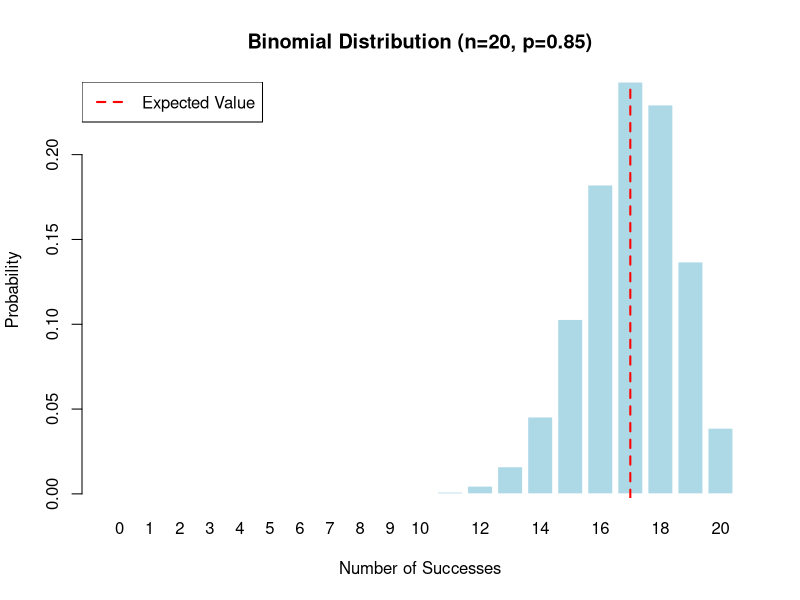
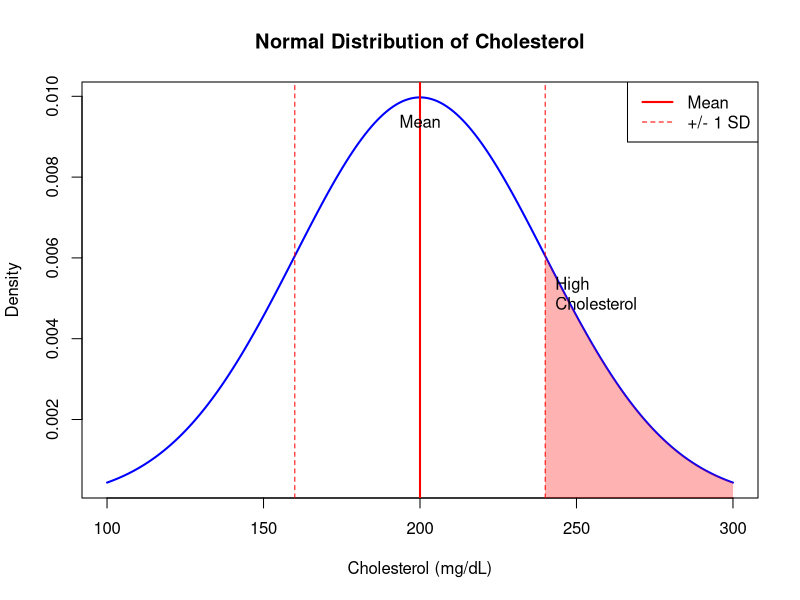
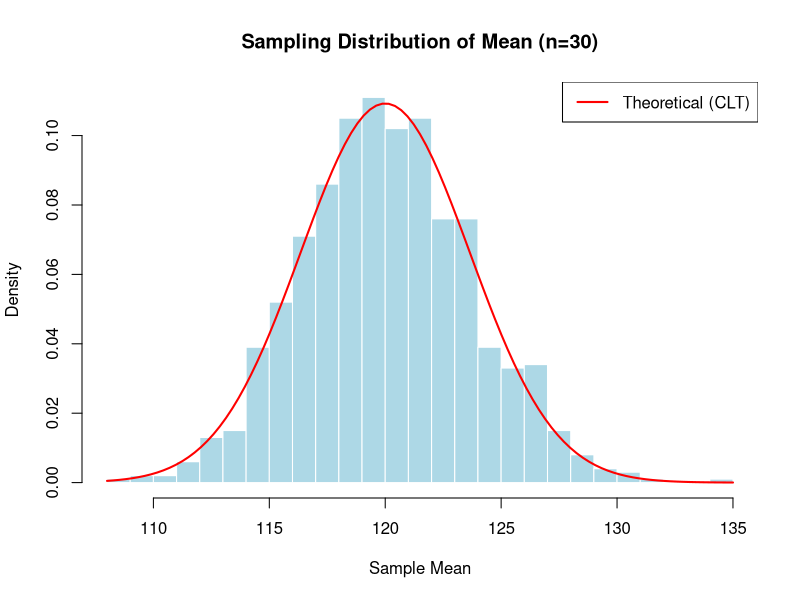
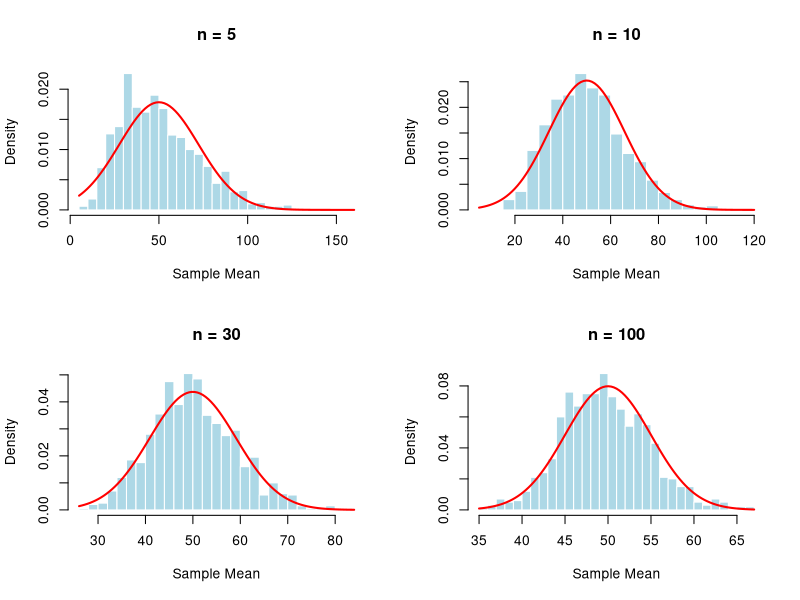
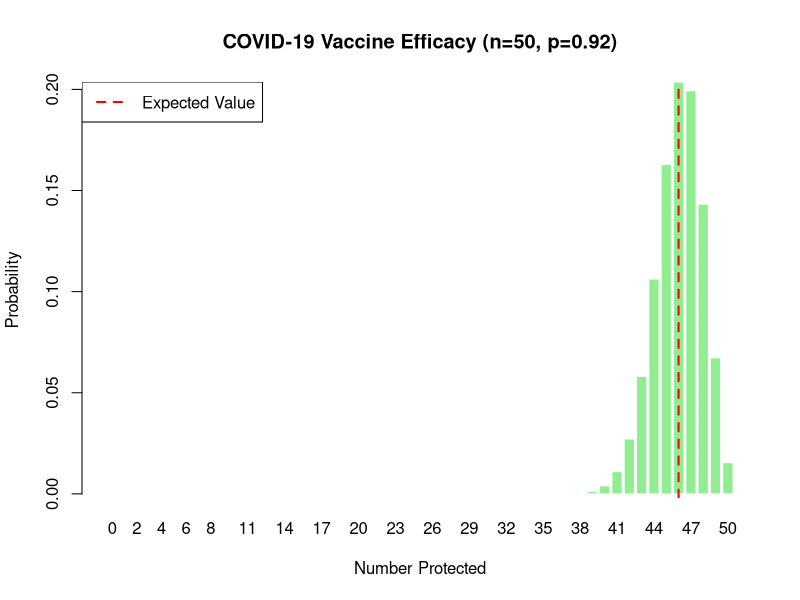
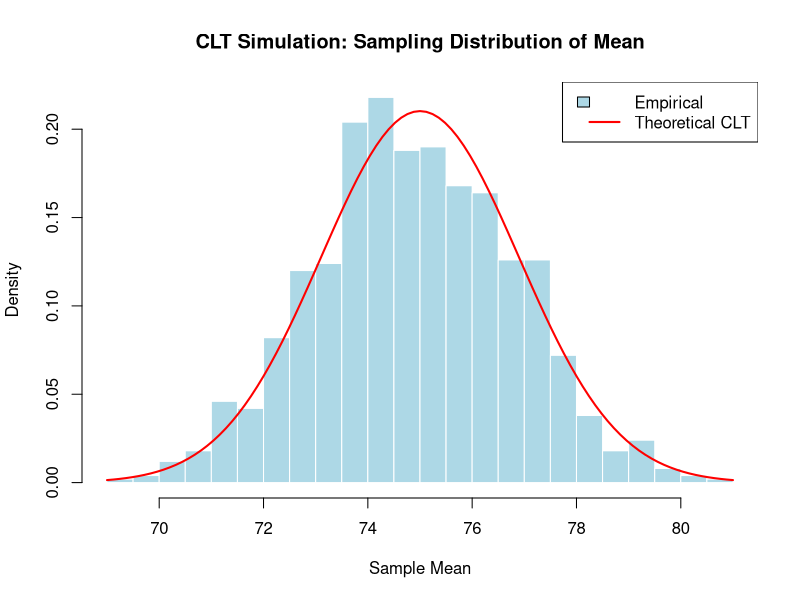

Write the R code that produced these figures, in order.
# =============================================================================
# H524 Introduction to Biostatistics
# Week 3 Lab: Probability Distributions and Sampling
# Fall 2025
# =============================================================================

# This R script contains complete solutions for all Week 3 lab exercises
# Topics: Binomial, Normal, Sampling Distributions, CLT, Confidence Intervals

# Clear workspace
rm(list = ls())

# Set working directory (adjust as needed)
# setwd("~/H524/Week3")

cat("Week 3 Lab: Probability Distributions and Sampling\n")
cat("==================================================\n\n")

# =============================================================================
# PART 1: BINOMIAL DISTRIBUTION
# =============================================================================

cat("PART 1: BINOMIAL DISTRIBUTION\n")
cat("==============================\n\n")

# -----------------------------------------------------------------------------
# Exercise 1.1: Basic Binomial Calculations
# -----------------------------------------------------------------------------
cat("Exercise 1.1: Vaccine Efficacy (n=20, p=0.85)\n")
cat("----------------------------------------------\n")

# Binomial distribution: n=20, p=0.85
n <- 20
p <- 0.85

# Probability of exactly 17 protected
prob_17 <- dbinom(17, size=n, prob=p)
cat("P(X = 17):", round(prob_17, 4), "\n")

# Probability of 17 or fewer protected
prob_at_most_17 <- pbinom(17, n, p)
cat("P(X <= 17):", round(prob_at_most_17, 4), "\n")

# Probability of at least 18 protected
prob_at_least_18 <- pbinom(17, n, p, lower.tail=FALSE)
# OR: 1 - pbinom(17, n, p)
cat("P(X >= 18):", round(prob_at_least_18, 4), "\n")

# Expected value and standard deviation
expected <- n * p
std_dev <- sqrt(n * p * (1 - p))
cat("\nExpected value:", expected, "\n")
cat("Standard deviation:", round(std_dev, 3), "\n\n")

# Try it yourself: p = 0.90
cat("With p = 0.90:\n")
p <- 0.90
prob_17 <- dbinom(17, size=n, prob=p)
prob_at_most_17 <- pbinom(17, n, p)
prob_at_least_18 <- pbinom(17, n, p, lower.tail=FALSE)
expected <- n * p
std_dev <- sqrt(n * p * (1 - p))

cat("P(X = 17):", round(prob_17, 4), "\n")
cat("P(X <= 17):", round(prob_at_most_17, 4), "\n")
cat("P(X >= 18):", round(prob_at_least_18, 4), "\n")
cat("Expected value:", expected, "\n")
cat("Standard deviation:", round(std_dev, 3), "\n\n")

# -----------------------------------------------------------------------------
# Exercise 1.2: Visualizing the Binomial Distribution
# -----------------------------------------------------------------------------
cat("Exercise 1.2: Binomial Visualization\n")
cat("------------------------------------\n")

# Create a visualization of the binomial distribution
n <- 20
p <- 0.85

# Create vector of possible values
x_values <- 0:n

# Calculate probabilities for each value
probabilities <- dbinom(x_values, n, p)

# Create barplot
bp <- barplot(probabilities,
        names.arg = x_values,
        main = "Binomial Distribution (n=20, p=0.85)",
        xlab = "Number of Successes",
        ylab = "Probability",
        col = "lightblue",
        border = "white")

# Add vertical line at expected value
abline(v = bp[which(x_values == n*p)], col = "red", lwd = 2, lty = 2)

# Add legend
legend("topleft",
       legend = "Expected Value",
       col = "red",
       lty = 2,
       lwd = 2)

cat("The distribution is slightly left-skewed because p is high (0.85)\n")
cat("Most values are concentrated near the expected value of 17\n\n")

# -----------------------------------------------------------------------------
# Exercise 1.3: Binomial Scenarios
# -----------------------------------------------------------------------------
cat("Exercise 1.3: Antibiotic Scenario (n=15, p=0.75)\n")
cat("------------------------------------------------\n")

# Antibiotic treatment: 75% success rate, treat 15 patients
antibiotic_prob <- dbinom(12, size=15, prob=0.75)
cat("P(exactly 12 successes):", round(antibiotic_prob, 4), "\n")

# At least 10 successes
at_least_10 <- sum(dbinom(10:15, size=15, prob=0.75))
# OR: pbinom(9, 15, 0.75, lower.tail=FALSE)
at_least_10_alt <- pbinom(9, 15, 0.75, lower.tail=FALSE)
cat("P(at least 10 successes):", round(at_least_10, 4), "\n")
cat("Alternative calculation:", round(at_least_10_alt, 4), "\n\n")

# Practice: Clinical trial (n=25, p=0.70)
cat("Practice: Clinical Trial (n=25, p=0.70)\n")
cat("----------------------------------------\n")

n_trial <- 25
p_trial <- 0.70

# a) P(exactly 18 successes)
prob_18 <- dbinom(18, size=n_trial, prob=p_trial)
cat("a) P(exactly 18 successes):", round(prob_18, 4), "\n")

# b) P(fewer than 15 successes)
prob_fewer_15 <- pbinom(14, n_trial, p_trial)
cat("b) P(fewer than 15 successes):", round(prob_fewer_15, 4), "\n")

# c) P(between 15 and 20 successes, inclusive)
prob_between <- sum(dbinom(15:20, n_trial, p_trial))
# OR: pbinom(20, n_trial, p_trial) - pbinom(14, n_trial, p_trial)
prob_between_alt <- pbinom(20, n_trial, p_trial) - pbinom(14, n_trial, p_trial)
cat("c) P(between 15 and 20, inclusive):", round(prob_between, 4), "\n")
cat("   Alternative calculation:", round(prob_between_alt, 4), "\n\n")

# =============================================================================
# PART 2: NORMAL DISTRIBUTION
# =============================================================================

cat("\n\nPART 2: NORMAL DISTRIBUTION\n")
cat("============================\n\n")

# -----------------------------------------------------------------------------
# Exercise 2.1: Basic Normal Calculations
# -----------------------------------------------------------------------------
cat("Exercise 2.1: Cholesterol Levels (mu=200, sigma=40)\n")
cat("----------------------------------------------------\n")

# Normal distribution parameters
mu <- 200      # mean
sigma <- 40    # standard deviation

# Probability that cholesterol < 240
prob_below_240 <- pnorm(240, mean=mu, sd=sigma)
cat("P(X < 240):", round(prob_below_240, 4), "\n")

# Probability that cholesterol > 240
prob_above_240 <- pnorm(240, mu, sigma, lower.tail=FALSE)
# OR: 1 - pnorm(240, mu, sigma)
cat("P(X > 240):", round(prob_above_240, 4), "\n")

# Probability between 180 and 220
prob_between <- pnorm(220, mu, sigma) - pnorm(180, mu, sigma)
cat("P(180 < X < 220):", round(prob_between, 4), "\n")

cat("\nAnswer: About", round(prob_above_240*100, 1), "% have high cholesterol (>240)\n\n")

# -----------------------------------------------------------------------------
# Exercise 2.2: Finding Percentiles
# -----------------------------------------------------------------------------
cat("Exercise 2.2: Cholesterol Percentiles\n")
cat("--------------------------------------\n")

# Find the 90th percentile of cholesterol
percentile_90 <- qnorm(0.90, mean=mu, sd=sigma)
cat("90th percentile:", round(percentile_90, 1), "mg/dL\n")

# Find the 25th, 50th (median), and 75th percentiles
quartiles <- qnorm(c(0.25, 0.50, 0.75), mu, sigma)
names(quartiles) <- c("Q1", "Median", "Q3")
print(round(quartiles, 1))

# Verify: what proportion is below the 90th percentile?
check <- pnorm(percentile_90, mu, sigma)
cat("\nVerification:", round(check, 2), "\n\n")

# Try it yourself
cat("Try it yourself:\n")
percentile_10 <- qnorm(0.10, mu, sigma)
percentile_95 <- qnorm(0.95, mu, sigma)
cat("10th percentile (bottom 10%):", round(percentile_10, 1), "mg/dL\n")
cat("95th percentile (top 5%):", round(percentile_95, 1), "mg/dL\n\n")

# -----------------------------------------------------------------------------
# Exercise 2.3: Standardization (Z-scores)
# -----------------------------------------------------------------------------
cat("Exercise 2.3: Z-scores and Standardization\n")
cat("------------------------------------------\n")

# Convert a cholesterol value to a Z-score
chol_value <- 260   # mg/dL

# Calculate Z-score manually
z_score <- (chol_value - mu) / sigma
cat("Z-score for", chol_value, "mg/dL:", round(z_score, 2), "\n")

# Interpretation
cat("This value is", round(z_score, 2),
    "standard deviations above the mean\n")

# Use the standard normal to find probability
prob <- pnorm(z_score)
cat("Proportion below", chol_value, ":", round(prob, 4), "\n")

# Alternative: use original scale directly
prob_direct <- pnorm(chol_value, mu, sigma)
cat("Direct calculation:", round(prob_direct, 4), "\n\n")

# R also has a scale() function for vectors
cholesterol_data <- c(180, 220, 195, 240, 175, 210)
z_scores <- scale(cholesterol_data, center=mu, scale=sigma)
cat("Z-scores for data vector:\n")
print(round(z_scores, 2))

# Question: If Z = 1.5, what is cholesterol?
z_given <- 1.5
chol_from_z <- mu + z_given * sigma
cat("\nIf Z-score = 1.5, then cholesterol =", chol_from_z, "mg/dL\n\n")

# -----------------------------------------------------------------------------
# Exercise 2.4: Visualizing the Normal Distribution
# -----------------------------------------------------------------------------
cat("Exercise 2.4: Normal Distribution Visualization\n")
cat("-----------------------------------------------\n")

# Create a normal distribution plot
x <- seq(100, 300, length=200)
y <- dnorm(x, mean=mu, sd=sigma)

plot(x, y, type="l", lwd=2, col="blue",
     main="Normal Distribution of Cholesterol",
     xlab="Cholesterol (mg/dL)",
     ylab="Density")

# Add vertical lines for mean and +/- 1 SD
abline(v=mu, col="red", lwd=2, lty=1)
abline(v=c(mu-sigma, mu+sigma), col="red", lwd=1, lty=2)

# Shade region above 240
x_high <- seq(240, 300, length=100)
y_high <- dnorm(x_high, mu, sigma)
polygon(c(240, x_high, 300), c(0, y_high, 0),
        col=rgb(1,0,0,0.3), border=NA)

# Add text
text(mu, max(y)*0.9, "Mean", pos=3)
text(240, max(y)*0.5, "High\nCholesterol", pos=4)

# Add legend
legend("topright",
       legend=c("Mean", "+/- 1 SD"),
       col="red",
       lty=c(1,2),
       lwd=c(2,1))

cat("Visualization complete!\n\n")

# =============================================================================
# PART 3: SAMPLING DISTRIBUTIONS AND CENTRAL LIMIT THEOREM
# =============================================================================

cat("\n\nPART 3: SAMPLING DISTRIBUTIONS AND CLT\n")
cat("========================================\n\n")

# -----------------------------------------------------------------------------
# Exercise 3.1: Understanding Standard Error
# -----------------------------------------------------------------------------
cat("Exercise 3.1: Standard Error for Different Sample Sizes\n")
cat("--------------------------------------------------------\n")

# Population parameters
pop_mean <- 120        # mean blood pressure
pop_sd <- 20           # population SD

# Calculate standard error for different sample sizes
sample_sizes <- c(5, 10, 25, 50, 100)

cat("Sample Size\tStandard Error\n")
cat("-------------------------------\n")
for (n in sample_sizes) {
  se <- pop_sd / sqrt(n)
  cat("n =", n, "\t\t SE =", round(se, 2), "\n")
}

cat("\nNotice: SE decreases as n increases!\n")
cat("To cut SE in half, you must QUADRUPLE the sample size\n")
cat("Example: SE at n=25 is", round(pop_sd/sqrt(25), 2),
    ", SE at n=100 is", round(pop_sd/sqrt(100), 2), "\n\n")

# -----------------------------------------------------------------------------
# Exercise 3.2: Simulating the Sampling Distribution
# -----------------------------------------------------------------------------
cat("Exercise 3.2: Simulating Sampling Distribution\n")
cat("-----------------------------------------------\n")

# Simulate drawing many samples and computing their means
set.seed(524)

pop_mean <- 120
pop_sd <- 20
sample_size <- 30
num_samples <- 1000

# Draw 1000 samples, each of size 30, and compute their means
sample_means <- replicate(num_samples, {
  sample_data <- rnorm(sample_size, mean=pop_mean, sd=pop_sd)
  mean(sample_data)
})

# Summary of the sampling distribution
cat("Mean of sample means:", round(mean(sample_means), 2), "\n")
cat("SD of sample means (empirical SE):", round(sd(sample_means), 2), "\n")
cat("Theoretical SE:", round(pop_sd/sqrt(sample_size), 2), "\n")
cat("Close match! This confirms the Central Limit Theorem\n\n")

# Visualize the sampling distribution
hist(sample_means, breaks=30, prob=TRUE,
     main=paste("Sampling Distribution of Mean (n=", sample_size, ")", sep=""),
     xlab="Sample Mean",
     ylab="Density",
     col="lightblue",
     border="white")

# Overlay theoretical normal distribution
se_theoretical <- pop_sd / sqrt(sample_size)
curve(dnorm(x, mean=pop_mean, sd=se_theoretical),
      add=TRUE, col="red", lwd=2)

legend("topright",
       legend="Theoretical (CLT)",
       col="red",
       lwd=2)

# -----------------------------------------------------------------------------
# Exercise 3.3: CLT with Non-Normal Data
# -----------------------------------------------------------------------------
cat("Exercise 3.3: CLT with Non-Normal (Exponential) Data\n")
cat("----------------------------------------------------\n")

# Population: Exponential distribution (highly skewed!)
set.seed(123)

# Compare sampling distributions for different sample sizes
par(mfrow=c(2,2))  # 2x2 plot layout

sample_sizes_clt <- c(5, 10, 30, 100)

for (n in sample_sizes_clt) {
  # Draw 1000 sample means
  sample_means_exp <- replicate(1000, {
    mean(rexp(n, rate=1/50))  # exponential with mean=50
  })

  # Plot histogram
  hist(sample_means_exp, breaks=30, prob=TRUE,
       main=paste("n =", n),
       xlab="Sample Mean",
       col="lightblue",
       border="white")

  # Overlay theoretical normal
  se <- 50 / sqrt(n)  # SE for exponential(mean=50)
  curve(dnorm(x, mean=50, sd=se), add=TRUE, col="red", lwd=2)
}

par(mfrow=c(1,1))  # Reset plot layout

cat("Amazing! Even with a highly skewed population,\n")
cat("the sampling distribution becomes normal as n increases!\n\n")

# -----------------------------------------------------------------------------
# Exercise 3.4: Probability Calculations with Sample Means
# -----------------------------------------------------------------------------
cat("Exercise 3.4: Probabilities for Sample Means\n")
cat("--------------------------------------------\n")

# Population: cholesterol with mean=200, SD=40
# Sample size: n=64

pop_mean_chol <- 200
pop_sd_chol <- 40
n_chol <- 64

# Standard error
se_chol <- pop_sd_chol / sqrt(n_chol)
cat("Standard Error:", se_chol, "\n")

# Probability that sample mean > 210
prob_above_210 <- pnorm(210, mean=pop_mean_chol, sd=se_chol, lower.tail=FALSE)
cat("P(sample mean > 210):", round(prob_above_210, 4), "\n")

# Probability that sample mean is between 195 and 205
prob_between_means <- pnorm(205, pop_mean_chol, se_chol) - pnorm(195, pop_mean_chol, se_chol)
cat("P(195 < sample mean < 205):", round(prob_between_means, 4), "\n")

# Compare with individual probability
prob_individual <- pnorm(205, pop_mean_chol, pop_sd_chol) - pnorm(195, pop_mean_chol, pop_sd_chol)
cat("\nFor comparison, P(195 < individual < 205):",
    round(prob_individual, 4), "\n")
cat("Sample means are MUCH more concentrated around the population mean!\n\n")

# =============================================================================
# PART 4: CONFIDENCE INTERVALS
# =============================================================================

cat("\n\nPART 4: CONFIDENCE INTERVALS\n")
cat("=============================\n\n")

# -----------------------------------------------------------------------------
# Exercise 4.1: Manual CI Calculation
# -----------------------------------------------------------------------------
cat("Exercise 4.1: Manual Confidence Interval Calculation\n")
cat("-----------------------------------------------------\n")

# Sample data: tumor growth measurements (mm)
tumor_growth <- c(7, 10, 9, 8, 7, 6, 8, 9, 12, 13)

# Calculate sample statistics
xbar <- mean(tumor_growth)
s <- sd(tumor_growth)
n <- length(tumor_growth)

cat("Sample mean:", round(xbar, 2), "mm\n")
cat("Sample SD:", round(s, 3), "mm\n")
cat("Sample size:", n, "\n\n")

# Calculate standard error
se <- s / sqrt(n)
cat("Standard error:", round(se, 3), "mm\n\n")

# 95% Confidence Interval using t-distribution
alpha <- 0.05
df <- n - 1
t_critical <- qt(1 - alpha/2, df)

cat("Degrees of freedom:", df, "\n")
cat("t critical value:", round(t_critical, 3), "\n\n")

# Margin of error
margin_error <- t_critical * se

# Confidence interval
ci_lower <- xbar - margin_error
ci_upper <- xbar + margin_error

cat("Margin of error:", round(margin_error, 3), "mm\n")
cat("\n95% Confidence Interval:\n")
cat("(", round(ci_lower, 2), ", ", round(ci_upper, 2), ") mm\n", sep="")
cat("\nInterpretation: We are 95% confident that the true mean tumor growth\n")
cat("is between", round(ci_lower, 2), "and", round(ci_upper, 2), "mm.\n\n")

# -----------------------------------------------------------------------------
# Exercise 4.2: Using t.test() for CIs
# -----------------------------------------------------------------------------
cat("Exercise 4.2: Confidence Intervals using t.test()\n")
cat("--------------------------------------------------\n")

# Much easier method: use t.test()
result <- t.test(tumor_growth, conf.level=0.95)

# Extract confidence interval
ci <- result$conf.int
cat("95% CI from t.test():", round(ci, 2), "mm\n\n")

# The t.test() function gives us additional info
cat("Full t.test() output:\n")
print(result)

# For 99% CI, just change conf.level
result_99 <- t.test(tumor_growth, conf.level=0.99)
cat("\n99% CI:", round(result_99$conf.int, 2), "mm\n\n")

# -----------------------------------------------------------------------------
# Exercise 4.3: Comparing Different Confidence Levels
# -----------------------------------------------------------------------------
cat("Exercise 4.3: Comparing Confidence Levels\n")
cat("-----------------------------------------\n")

# Compare 90%, 95%, and 99% confidence intervals
confidence_levels <- c(0.90, 0.95, 0.99)

cat("Confidence Level\tInterval\t\t\tWidth\n")
cat("--------------------------------------------------------\n")
for (conf in confidence_levels) {
  ci <- t.test(tumor_growth, conf.level=conf)$conf.int
  width <- ci[2] - ci[1]

  cat(conf*100, "%\t\t\t(", round(ci[1], 2), ", ", round(ci[2], 2),
      ")\t\t", round(width, 2), "\n", sep="")
}

cat("\nNotice: Higher confidence level = wider interval\n")
cat("Trade-off: More confidence requires less precision\n\n")

# -----------------------------------------------------------------------------
# Exercise 4.4: Effect of Sample Size on CIs
# -----------------------------------------------------------------------------
cat("Exercise 4.4: Effect of Sample Size on CI Width\n")
cat("------------------------------------------------\n")

# Generate larger sample from same population
set.seed(42)

# Small sample (n=10)
small_sample <- rnorm(10, mean=100, sd=15)
ci_small <- t.test(small_sample)$conf.int
width_small <- ci_small[2] - ci_small[1]

# Large sample (n=100)
large_sample <- rnorm(100, mean=100, sd=15)
ci_large <- t.test(large_sample)$conf.int
width_large <- ci_large[2] - ci_large[1]

cat("Small sample (n=10):\n")
cat("  95% CI:", round(ci_small, 2), "\n")
cat("  Width:", round(width_small, 2), "\n\n")

cat("Large sample (n=100):\n")
cat("  95% CI:", round(ci_large, 2), "\n")
cat("  Width:", round(width_large, 2), "\n\n")

cat("Larger sample gives narrower (more precise) CI!\n")
cat("Width ratio:", round(width_small/width_large, 2), "\n")
cat("The small sample CI is about", round(width_small/width_large, 1),
    "times wider\n\n")

# =============================================================================
# PRACTICE PROBLEMS
# =============================================================================

cat("\n\nPRACTICE PROBLEMS - SOLUTIONS\n")
cat("==============================\n\n")

# -----------------------------------------------------------------------------
# Problem 1: Vaccine Efficacy
# -----------------------------------------------------------------------------
cat("Problem 1: COVID-19 Vaccine (n=50, p=0.92)\n")
cat("-------------------------------------------\n")

n_vaccine <- 50
p_vaccine <- 0.92

# a) Probability at least 45 protected
prob_at_least_45 <- pbinom(44, n_vaccine, p_vaccine, lower.tail=FALSE)
cat("a) P(X >= 45):", round(prob_at_least_45, 4), "\n")

# b) Expected number protected
expected_protected <- n_vaccine * p_vaccine
cat("b) Expected number protected:", expected_protected, "\n\n")

# c) Visualization
x_vals <- 0:n_vaccine
probs <- dbinom(x_vals, n_vaccine, p_vaccine)

bp <- barplot(probs,
        names.arg = x_vals,
        main = "COVID-19 Vaccine Efficacy (n=50, p=0.92)",
        xlab = "Number Protected",
        ylab = "Probability",
        col = "lightgreen",
        border = "white")

abline(v = bp[which(x_vals == expected_protected)], col = "red", lwd = 2, lty = 2)
legend("topleft", legend = "Expected Value", col = "red", lty = 2, lwd = 2)

cat("c) Visualization created!\n\n")

# -----------------------------------------------------------------------------
# Problem 2: Birth Weights
# -----------------------------------------------------------------------------
cat("Problem 2: Birth Weights (mu=3400g, sigma=500g)\n")
cat("-----------------------------------------------\n")

mu_birth <- 3400
sigma_birth <- 500

# a) Proportion with low birth weight (< 2500g)
prob_low_birth <- pnorm(2500, mu_birth, sigma_birth)
cat("a) P(X < 2500):", round(prob_low_birth, 4), "\n")
cat("   About", round(prob_low_birth*100, 1), "% have low birth weight\n\n")

# b) 10th percentile
percentile_10_birth <- qnorm(0.10, mu_birth, sigma_birth)
cat("b) 10th percentile:", round(percentile_10_birth, 1), "g\n\n")

# c) Proportion between 3000g and 4000g
prob_between_birth <- pnorm(4000, mu_birth, sigma_birth) - pnorm(3000, mu_birth, sigma_birth)
cat("c) P(3000 < X < 4000):", round(prob_between_birth, 4), "\n")
cat("   About", round(prob_between_birth*100, 1), "% have birth weight in this range\n\n")

# -----------------------------------------------------------------------------
# Problem 3: Sampling Distribution (Blood Glucose)
# -----------------------------------------------------------------------------
cat("Problem 3: Blood Glucose Sampling (mu=100, sigma=20, n=36)\n")
cat("----------------------------------------------------------\n")

mu_glucose <- 100
sigma_glucose <- 20
n_glucose <- 36

# a) Distribution of sample mean
se_glucose <- sigma_glucose / sqrt(n_glucose)
cat("a) Sample mean follows N(mu=", mu_glucose, ", SE=",
    round(se_glucose, 3), ")\n\n", sep="")

# b) Probability sample mean exceeds 105
prob_exceed_105 <- pnorm(105, mu_glucose, se_glucose, lower.tail=FALSE)
cat("b) P(sample mean > 105):", round(prob_exceed_105, 4), "\n\n")

# c) Range containing 95% of sample means
# This is mean +/- 1.96*SE
lower_95 <- mu_glucose - 1.96 * se_glucose
upper_95 <- mu_glucose + 1.96 * se_glucose
cat("c) 95% of sample means fall between:",
    round(lower_95, 2), "and", round(upper_95, 2), "mg/dL\n")
cat("   OR: 100 +/- 1.96(", round(se_glucose, 3),
    ") = (", round(lower_95, 2), ", ", round(upper_95, 2), ")\n\n", sep="")

# -----------------------------------------------------------------------------
# Problem 4: Confidence Interval (Pain Reduction)
# -----------------------------------------------------------------------------
cat("Problem 4: Pain Reduction Study (n=25, mean=5.2, sd=2.1)\n")
cat("--------------------------------------------------------\n")

xbar_pain <- 5.2
s_pain <- 2.1
n_pain <- 25

# a) 95% confidence interval
se_pain <- s_pain / sqrt(n_pain)
df_pain <- n_pain - 1
t_crit_pain <- qt(0.975, df_pain)
me_pain <- t_crit_pain * se_pain

ci_lower_pain <- xbar_pain - me_pain
ci_upper_pain <- xbar_pain + me_pain

cat("a) 95% CI: (", round(ci_lower_pain, 2), ", ",
    round(ci_upper_pain, 2), ") points\n\n", sep="")

# b) Interpretation
cat("b) We are 95% confident that the true mean pain reduction\n")
cat("   is between", round(ci_lower_pain, 2), "and",
    round(ci_upper_pain, 2), "points.\n\n")

# c) 90% CI width comparison
t_crit_90 <- qt(0.95, df_pain)
me_90 <- t_crit_90 * se_pain
width_95 <- ci_upper_pain - ci_lower_pain
width_90 <- 2 * me_90
width_diff <- width_95 - width_90

cat("c) A 90% CI would be NARROWER than the 95% CI\n")
cat("   95% CI width:", round(width_95, 3), "\n")
cat("   90% CI width:", round(width_90, 3), "\n")
cat("   Difference:", round(width_diff, 3), "points narrower\n\n")

# -----------------------------------------------------------------------------
# Problem 5: CLT Simulation
# -----------------------------------------------------------------------------
cat("Problem 5: CLT Simulation (mu=75, sigma=12, n=40)\n")
cat("-------------------------------------------------\n")

set.seed(999)

mu_sim <- 75
sigma_sim <- 12
n_sim <- 40
num_samples_sim <- 1000

# a) Generate 1000 samples of size 40
sample_means_sim <- replicate(num_samples_sim, {
  mean(rnorm(n_sim, mean=mu_sim, sd=sigma_sim))
})

cat("a) Generated", num_samples_sim, "sample means\n\n")

# b) Plot histogram
hist(sample_means_sim, breaks=30, prob=TRUE,
     main="CLT Simulation: Sampling Distribution of Mean",
     xlab="Sample Mean",
     ylab="Density",
     col="lightblue",
     border="white")

# c) Compare empirical vs theoretical SE
empirical_se <- sd(sample_means_sim)
theoretical_se <- sigma_sim / sqrt(n_sim)

cat("b) Histogram created\n\n")
cat("c) Empirical SE:", round(empirical_se, 3), "\n")
cat("   Theoretical SE:", round(theoretical_se, 3), "\n")
cat("   Very close match!\n\n")

# d) Overlay theoretical normal curve
curve(dnorm(x, mean=mu_sim, sd=theoretical_se),
      add=TRUE, col="red", lwd=2)

legend("topright",
       legend=c("Empirical", "Theoretical CLT"),
       fill=c("lightblue", NA),
       border=c("black", NA),
       col=c(NA, "red"),
       lty=c(NA, 1),
       lwd=c(NA, 2))

cat("d) Theoretical normal curve overlaid\n")
cat("   Perfect match! This demonstrates the Central Limit Theorem!\n\n")

# =============================================================================
# SUMMARY
# =============================================================================

cat("\n\n=============================================================================\n")
cat("LAB COMPLETE!\n")
cat("=============================================================================\n\n")

cat("Key Concepts Covered:\n")
cat("1. Binomial Distribution: dbinom(), pbinom()\n")
cat("2. Normal Distribution: pnorm(), qnorm(), dnorm()\n")
cat("3. Standardization: Z-scores and scale()\n")
cat("4. Sampling Distributions: SE = sigma / sqrt(n)\n")
cat("5. Central Limit Theorem: Works even for non-normal populations!\n")
cat("6. Confidence Intervals: t.test() and manual calculation\n")
cat("7. Effect of sample size: Larger n = narrower CI, smaller SE\n\n")

cat("Remember:\n")
cat("- Use 'd' functions for probability/density at specific values\n")
cat("- Use 'p' functions for cumulative probability\n")
cat("- Use 'q' functions for quantiles (inverse probability)\n")
cat("- Use 'r' functions for random generation\n")
cat("- Always check lower.tail=TRUE or FALSE!\n\n")

cat("Save your workspace:\n")
cat('save.image("week3_lab.RData")\n\n')

# Optionally save workspace
# save.image("week3_lab.RData")

cat("Great work! You've mastered probability distributions and sampling!\n")
